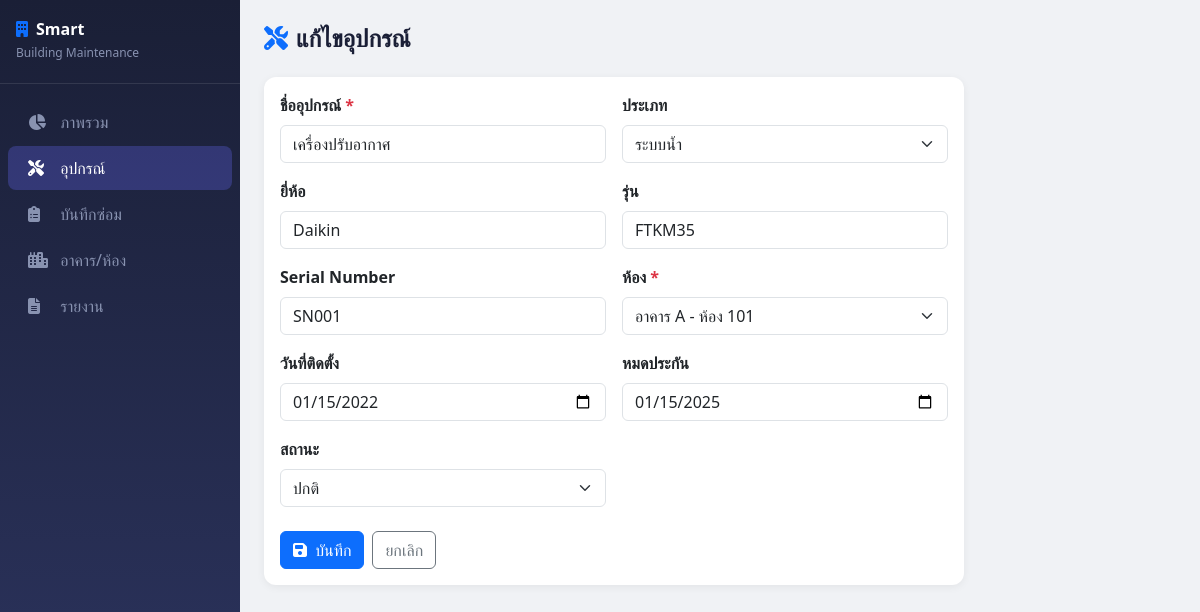
The page /equipment/edit/1 on the database its author committed.
### tables this page shows
CREATE TABLE equipment (
            id INTEGER PRIMARY KEY AUTOINCREMENT,
            room_id INTEGER NOT NULL,
            name TEXT NOT NULL,
            equipment_type TEXT,
            brand TEXT,
            model TEXT,
            serial_number TEXT UNIQUE,
            install_date DATE,
            warranty_expire DATE,
            status TEXT DEFAULT 'ปกติ',
            FOREIGN KEY (room_id) REFERENCES rooms(id)
        );

### app.py (the view, shortened to what this page needs)
@app.route('/equipment/edit/<int:id>', methods=['GET', 'POST'])
def equipment_edit(id):
    db = get_db()
    equipment = db.execute("SELECT * FROM equipment WHERE id=?", (id,)).fetchone()
    rooms = db.execute("""
        SELECT r.id, r.room_number, b.name as building_name
        FROM rooms r JOIN buildings b ON r.building_id = b.id
    """).fetchall()
    db.close()
    return render_template('equipment_form.html', rooms=rooms, equipment=equipment)

### app.py (called while the page is built)
@app.before_request
def setup():
    pass

### database.py (called while the page is built)
def get_db():
    conn = sqlite3.connect(DB_PATH)
    conn.row_factory = sqlite3.Row
    return conn

### templates/equipment_form.html (shortened to what this page needs)
{% extends "base.html" %}
{% block content %}
<div class="page-header">
    <h4><i class="fas fa-tools me-2 text-primary"></i>{{ 'แก้ไข' if equipment else 'เพิ่ม' }}อุปกรณ์</h4>
</div>
<div class="card" style="max-width:700px">
    <div class="card-body">
        <form method="POST">
            <div class="row g-3">
                <div class="col-md-6">
                    <label class="form-label fw-semibold">ชื่ออุปกรณ์ <span class="text-danger">*</span></label>
                    <input type="text" name="name" class="form-control"
                           value="{{ equipment.name if equipment else '' }}" required>
                </div>
                <div class="col-md-6">
                    <label class="form-label fw-semibold">ประเภท</label>
                    <select name="equipment_type" class="form-select">
                        {% for t in ['ระบบน้ำ','ไฟฟ้า','IT','ความปลอดภัย','งานทั่วไป'] %}
                        <option value="{{ t }}" {{ 'selected' if equipment and equipment.equipment_type == t }}>{{ t }}</option>
                        {% endfor %}
                    </select>
                </div>
                <div class="col-md-6">
                    <label class="form-label fw-semibold">ยี่ห้อ</label>
                    <input type="text" name="brand" class="form-control"
                           value="{{ equipment.brand if equipment else '' }}">
                </div>
                <div class="col-md-6">
                    <label class="form-label fw-semibold">รุ่น</label>
                    <input type="text" name="model" class="form-control"
                           value="{{ equipment.model if equipment else '' }}">
                </div>
                <div class="col-md-6">
                    <label class="form-label fw-semibold">Serial Number</label>
                    <input type="text" name="serial_number" class="form-control"
                           value="{{ equipment.serial_number if equipment else '' }}">
                </div>
                <div class="col-md-6">
                    <label class="form-label fw-semibold">ห้อง <span class="text-danger">*</span></label>
                    <select name="room_id" class="form-select" required>
                        {% for r in rooms %}
                        <option value="{{ r.id }}" {{ 'selected' if equipment and equipment.room_id == r.id }}>
                            {{ r.building_name }} - ห้อง {{ r.room_number }}
                        </option>
                        {% endfor %}
                    </select>
                </div>
                <div class="col-md-6">
                    <label class="form-label fw-semibold">วันที่ติดตั้ง</label>
                    <input type="date" name="install_date" class="form-control"
                           value="{{ equipment.install_date if equipment else '' }}">
                </div>
                <div class="col-md-6">
                    <label class="form-label fw-semibold">หมดประกัน</label>
                    <input type="date" name="warranty_expire" class="form-control"
                           value="{{ equipment.warranty_expire if equipment else '' }}">
                </div>
                <div class="col-md-6">
                    <label class="form-label fw-semibold">สถานะ</label>
                    <select name="status" class="form-select">
                        {% for s in ['ปกติ','ชำรุด','ซ่อมอยู่','รอเปลี่ยน'] %}
                        <option value="{{ s }}" {{ 'selected' if equipment and equipment.status == s }}>{{ s }}</option>
                        {% endfor %}
                    </select>
                </div>
            </div>
            <div class="mt-4 d-flex gap-2">
                <button type="submit" class="btn btn-primary">
                    <i class="fas fa-save me-1"></i> บันทึก
                </button>
                <a href="{{ url_for('equipment_list') }}" class="btn btn-outline-secondary">ยกเลิก</a>
            </div>
        </form>
    </div>
</div>
{% endblock %}

### templates/base.html (style rules this page uses)
body { background-color: #f0f2f5; font-family: 'Segoe UI', sans-serif; }
.card { border: none; border-radius: 12px; box-shadow: 0 2px 8px rgba(0,0,0,0.06); }
.page-header { margin-bottom: 24px; }
.page-header h4 { font-weight: 700; color: #1a1f36; }

### rows shown on the page
equipment: name "เครื่องปรับอากาศ", brand "Daikin", model "FTKM35", serial_number "SN001", install_date "01/15/2022", warranty_expire "01/15/2025"

### other values the page prints
{{ 'แก้ไข' if equipment else 'เพิ่ม' }} "แก้ไข"
form field equipment_type "ระบบน้ำ"
form field room_id "อาคาร A - ห้อง 101"
form field status "ปกติ"
